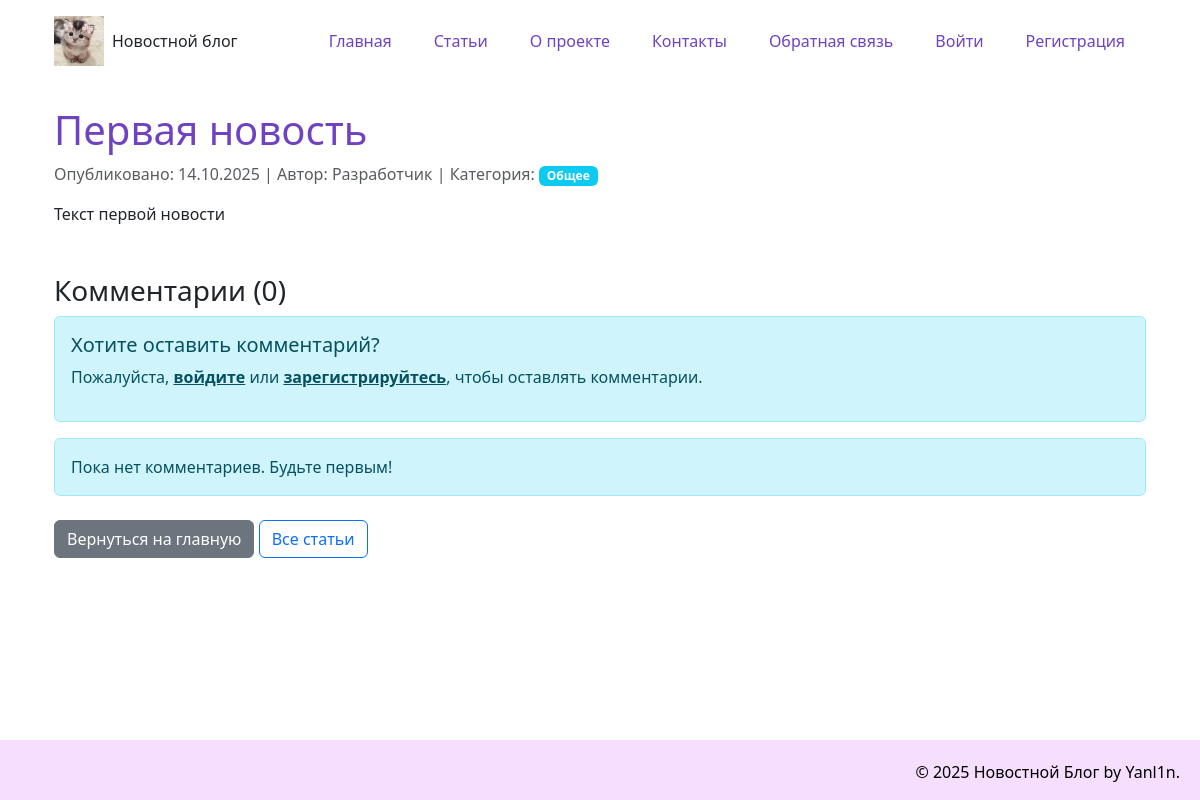
The page /news/1 on the database as committed earlier.
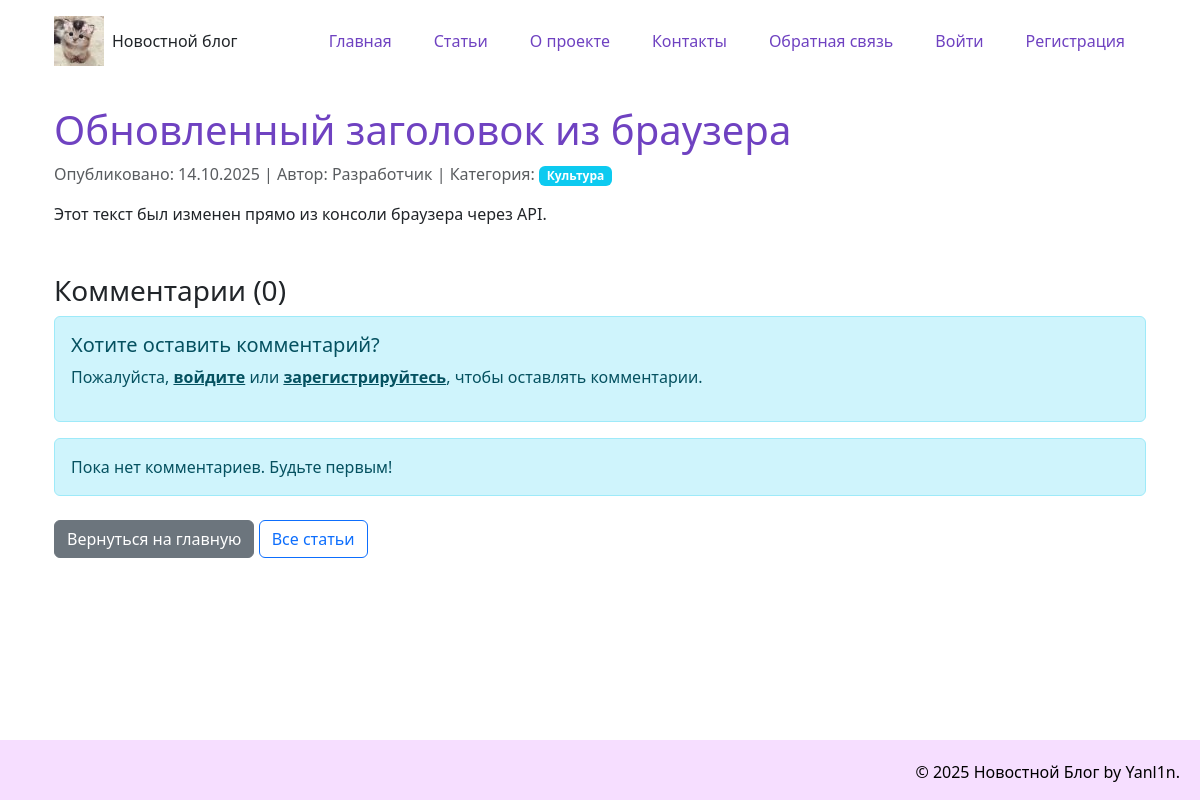
The same page on the database as committed later.
### models.py (models this page shows, shortened)
class Article(data_base.Model):
    __tablename__= "article"
    id = data_base.Column(data_base.Integer, primary_key = True)
    title = data_base.Column(data_base.String(200), nullable=False)
    text = data_base.Column(data_base.Text, nullable=False)
    date = data_base.Column(data_base.DateTime, default=datetime.utcnow)
    user_id = data_base.Column(data_base.Integer, data_base.ForeignKey('user.id'), nullable=False)
    category = data_base.Column(data_base.String(50), default='Общая')
    comment = data_base.relation('Comment', backref='article', lazy='dynamic')

### app.py (the view, shortened to what this page needs)
@app.route('/news/<int:id>', methods=['GET', 'POST'])
def news_article(id):
    article = Article.query.get_or_404(id)
    comments = Comment.query.filter_by(article_id=id).order_by(Comment.date.desc()).all()
    return render_template('article.html', article=article, current_date=date.today(), comments=comments)

### templates/article.html (shortened to what this page needs)
{% extends "base.html" %}
{% block content %}
<article>
    <header>
         <h1>
            {{article.title}}
        </h1>
        <p class="text-muted">
            Опубликовано: {{ article.date.strftime('%d.%m.%Y')}} |
            Автор: {{ article.author.name }} |
            Категория: <span class="badge bg-info">{{ article.category}}</span>
        </p>
    </header>
    <div class="article-content">
        {{ article.text|safe }}
    </div>
    <div class="mt-5">
        <h3>Комментарии ({{ comments|length }})</h3>
        {% if current_user.is_authenticated %}
        <div class="card mb-4">
            <div class="card-body">
                <h5 class="card-title">Добавить комментарий</h5>
                <p class="text-muted">Вы вошли как: {{ current_user.email }}</p>
                <form method="POST">
                    <div class="mb-3">
                        <label for="comment_text" class="form-label">Комментарий *</label>
                        <textarea class="form-control" id="comment_text" name="comment_text" rows="3" required
                                  placeholder="Введите ваш комментарий..."></textarea>
                    </div>
                    <button type="submit" class="btn btn-primary">Отправить комментарий</button>
                </form>
            </div>
        </div>
        {% else %}
        <div class="alert alert-info">
            <h5>Хотите оставить комментарий?</h5>
            <p>Пожалуйста, <a href="{{ url_for('login_page', next=request.url) }}" class="alert-link">войдите</a> или
               <a href="{{ url_for('register') }}" class="alert-link">зарегистрируйтесь</a>, чтобы оставлять комментарии.</p>
        </div>
        {% endif %}
        {% for comment in comments %}
        <div class="card mb-3">
            <div class="card-body">
                <div class="d-flex justify-content-between align-items-start">
                    <div>
                        <h6 class="card-subtitle mb-2 text-muted">{{ comment.author_name }}</h6>
                        <p class="card-text mb-0">{{ comment.text }}</p>
                    </div>
                    <small class="text-muted">{{ comment.date.strftime('%d.%m.%Y %H:%M') }}</small>
                </div>
            </div>
        </div>
        {% else %}
        <div class="alert alert-info">
            Пока нет комментариев. Будьте первым!
        </div>
        {% endfor %}
    </div>
    <div class="mt-4 mb-4 d-flex justify-content-between align-items-center">
    <div>
        <a href="{{ url_for('index') }}" class="btn btn-secondary">Вернуться на главную</a>
        <a href="{{ url_for('articles_list') }}" class="btn btn-outline-primary">Все статьи</a>
    </div>
</div>
</article>
{% endblock %}

Rows that differ between the two databases and show on the page:
changed Article: title "Первая новость" → "Обновленный заголовок из браузера"; category "Общее" → "Культура"; text "Текст первой новости" → "Этот текст был изменен прямо из консоли браузера через API."
